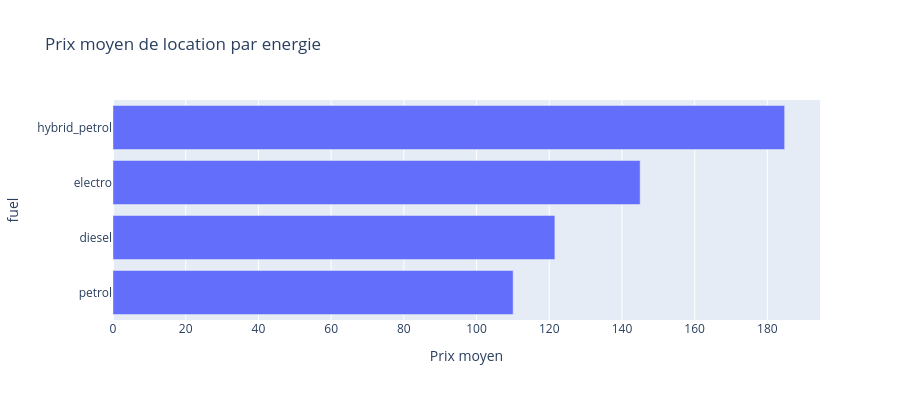

Here is the notebook cell this chart was saved with:
### Code cell
mean_price_per_brand = pricing_df.groupby("fuel")["rental_price_per_day"].mean().sort_values()

fig = px.bar(
    mean_price_per_brand,
    x=mean_price_per_brand.values,
    y=mean_price_per_brand.index,
    orientation='h',
    title="Prix moyen de location par energie",
    labels={
        "x": "Prix moyen",
        "y": "Energie"
    }
)

fig.update_layout(height=len(mean_price_per_brand) * 100)
fig.show()

### Figure 1 — Plotly figure (JSON) as saved in the notebook; plotly's stock layout.template omitted (floating-point values rounded to 4 significant figures)
{"data": [{"hovertemplate": "Prix moyen=%{x}<br>fuel=%{y}<extra></extra>", "legendgroup": "", "marker": {"color": "#636efa", "pattern": {"shape": ""}}, "name": "", "orientation": "h", "showlegend": false, "textposition": "auto", "type": "bar", "x": [110.1, 121.5, 145.0, 184.8], "xaxis": "x", "y": ["petrol", "diesel", "electro", "hybrid_petrol"], "yaxis": "y"}], "layout": {"barmode": "relative", "height": 400, "legend": {"tracegroupgap": 0}, "title": {"text": "Prix moyen de location par energie"}, "xaxis": {"anchor": "y", "domain": [0, 1], "title": {"text": "Prix moyen"}}, "yaxis": {"anchor": "x", "domain": [0, 1], "title": {"text": "fuel"}}}}
